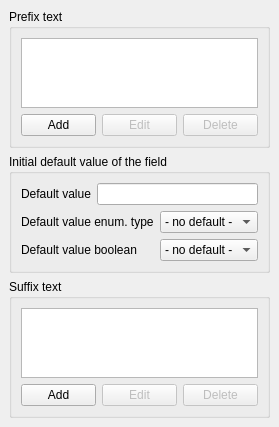
<ui version="4.0" >
 <author></author>
 <comment></comment>
 <exportmacro></exportmacro>
 <class>LiteralsPage</class>
 <widget class="QWidget" name="LiteralsPage" >
  <property name="geometry" >
   <rect>
    <x>0</x>
    <y>0</y>
    <width>215</width>
    <height>374</height>
   </rect>
  </property>
  <property name="sizePolicy" >
   <sizepolicy>
    <hsizetype>7</hsizetype>
    <vsizetype>7</vsizetype>
    <horstretch>0</horstretch>
    <verstretch>0</verstretch>
   </sizepolicy>
  </property>
  <property name="windowTitle" >
   <string>Content</string>
  </property>
  <layout class="QVBoxLayout" >
   <property name="margin" >
    <number>9</number>
   </property>
   <property name="spacing" >
    <number>6</number>
   </property>
   <item>
    <widget class="QGroupBox" name="GroupBox_IDC_STATIC5" >
     <property name="focusPolicy" >
      <enum>Qt::NoFocus</enum>
     </property>
     <property name="title" >
      <string>Prefix text</string>
     </property>
     <layout class="QVBoxLayout" >
      <property name="margin" >
       <number>9</number>
      </property>
      <property name="spacing" >
       <number>6</number>
      </property>
      <item>
       <widget class="QListWidget" name="Prefixe" >
        <property name="maximumSize" >
         <size>
          <width>16777215</width>
          <height>100</height>
         </size>
        </property>
       </widget>
      </item>
      <item>
       <layout class="QHBoxLayout" >
        <property name="margin" >
         <number>0</number>
        </property>
        <property name="spacing" >
         <number>6</number>
        </property>
        <item>
         <widget class="QPushButton" name="ADDPre" >
          <property name="sizePolicy" >
           <sizepolicy>
            <hsizetype>0</hsizetype>
            <vsizetype>0</vsizetype>
            <horstretch>0</horstretch>
            <verstretch>0</verstretch>
           </sizepolicy>
          </property>
          <property name="minimumSize" >
           <size>
            <width>1</width>
            <height>0</height>
           </size>
          </property>
          <property name="focusPolicy" >
           <enum>Qt::NoFocus</enum>
          </property>
          <property name="text" >
           <string>Add</string>
          </property>
         </widget>
        </item>
        <item>
         <widget class="QPushButton" name="EDITPre" >
          <property name="enabled" >
           <bool>false</bool>
          </property>
          <property name="sizePolicy" >
           <sizepolicy>
            <hsizetype>0</hsizetype>
            <vsizetype>0</vsizetype>
            <horstretch>0</horstretch>
            <verstretch>0</verstretch>
           </sizepolicy>
          </property>
          <property name="minimumSize" >
           <size>
            <width>1</width>
            <height>0</height>
           </size>
          </property>
          <property name="focusPolicy" >
           <enum>Qt::NoFocus</enum>
          </property>
          <property name="text" >
           <string>Edit</string>
          </property>
         </widget>
        </item>
        <item>
         <widget class="QPushButton" name="DELETEPre" >
          <property name="enabled" >
           <bool>false</bool>
          </property>
          <property name="sizePolicy" >
           <sizepolicy>
            <hsizetype>0</hsizetype>
            <vsizetype>0</vsizetype>
            <horstretch>0</horstretch>
            <verstretch>0</verstretch>
           </sizepolicy>
          </property>
          <property name="minimumSize" >
           <size>
            <width>1</width>
            <height>0</height>
           </size>
          </property>
          <property name="focusPolicy" >
           <enum>Qt::NoFocus</enum>
          </property>
          <property name="text" >
           <string>Delete</string>
          </property>
         </widget>
        </item>
       </layout>
      </item>
     </layout>
    </widget>
   </item>
   <item>
    <widget class="QGroupBox" name="GroupBox_IDC_STATIC7" >
     <property name="focusPolicy" >
      <enum>Qt::NoFocus</enum>
     </property>
     <property name="title" >
      <string>Initial default value of the field</string>
     </property>
     <layout class="QGridLayout" >
      <property name="margin" >
       <number>9</number>
      </property>
      <property name="spacing" >
       <number>6</number>
      </property>
      <item row="2" column="2" >
       <widget class="QComboBox" name="BoolDefault" >
        <item>
         <property name="text" >
          <string>- no default -</string>
         </property>
        </item>
        <item>
         <property name="text" >
          <string>false</string>
         </property>
        </item>
        <item>
         <property name="text" >
          <string>true</string>
         </property>
        </item>
       </widget>
      </item>
      <item row="1" column="2" >
       <widget class="QComboBox" name="EnumDefault" >
        <property name="sizePolicy" >
         <sizepolicy>
          <hsizetype>1</hsizetype>
          <vsizetype>0</vsizetype>
          <horstretch>0</horstretch>
          <verstretch>0</verstretch>
         </sizepolicy>
        </property>
        <property name="minimumSize" >
         <size>
          <width>1</width>
          <height>0</height>
         </size>
        </property>
        <property name="focusPolicy" >
         <enum>Qt::StrongFocus</enum>
        </property>
        <item>
         <property name="text" >
          <string>- no default -</string>
         </property>
        </item>
       </widget>
      </item>
      <item row="0" column="1" colspan="2" >
       <widget class="QLineEdit" name="Default" >
        <property name="sizePolicy" >
         <sizepolicy>
          <hsizetype>1</hsizetype>
          <vsizetype>0</vsizetype>
          <horstretch>0</horstretch>
          <verstretch>0</verstretch>
         </sizepolicy>
        </property>
        <property name="minimumSize" >
         <size>
          <width>1</width>
          <height>0</height>
         </size>
        </property>
        <property name="focusPolicy" >
         <enum>Qt::StrongFocus</enum>
        </property>
        <property name="alignment" >
         <set>Qt::AlignLeading</set>
        </property>
       </widget>
      </item>
      <item row="0" column="0" >
       <widget class="QLabel" name="Label_IDC_STATIC17" >
        <property name="minimumSize" >
         <size>
          <width>1</width>
          <height>0</height>
         </size>
        </property>
        <property name="focusPolicy" >
         <enum>Qt::NoFocus</enum>
        </property>
        <property name="text" >
         <string>Default value</string>
        </property>
        <property name="alignment" >
         <set>Qt::AlignVCenter</set>
        </property>
       </widget>
      </item>
      <item row="1" column="0" colspan="2" >
       <widget class="QLabel" name="textLabel1" >
        <property name="text" >
         <string>Default value enum. type</string>
        </property>
       </widget>
      </item>
      <item row="2" column="0" colspan="2" >
       <widget class="QLabel" name="textLabel2" >
        <property name="text" >
         <string>Default value boolean</string>
        </property>
       </widget>
      </item>
     </layout>
    </widget>
   </item>
   <item>
    <widget class="QGroupBox" name="GroupBox_IDC_STATIC6" >
     <property name="focusPolicy" >
      <enum>Qt::NoFocus</enum>
     </property>
     <property name="title" >
      <string>Suffix text</string>
     </property>
     <layout class="QVBoxLayout" >
      <property name="margin" >
       <number>9</number>
      </property>
      <property name="spacing" >
       <number>6</number>
      </property>
      <item>
       <widget class="QListWidget" name="Suffixe" >
        <property name="maximumSize" >
         <size>
          <width>16777215</width>
          <height>100</height>
         </size>
        </property>
       </widget>
      </item>
      <item>
       <layout class="QHBoxLayout" >
        <property name="margin" >
         <number>0</number>
        </property>
        <property name="spacing" >
         <number>6</number>
        </property>
        <item>
         <widget class="QPushButton" name="ADDSuf" >
          <property name="sizePolicy" >
           <sizepolicy>
            <hsizetype>0</hsizetype>
            <vsizetype>0</vsizetype>
            <horstretch>0</horstretch>
            <verstretch>0</verstretch>
           </sizepolicy>
          </property>
          <property name="minimumSize" >
           <size>
            <width>1</width>
            <height>0</height>
           </size>
          </property>
          <property name="focusPolicy" >
           <enum>Qt::NoFocus</enum>
          </property>
          <property name="text" >
           <string>Add</string>
          </property>
         </widget>
        </item>
        <item>
         <widget class="QPushButton" name="EDITSuf" >
          <property name="enabled" >
           <bool>false</bool>
          </property>
          <property name="sizePolicy" >
           <sizepolicy>
            <hsizetype>0</hsizetype>
            <vsizetype>0</vsizetype>
            <horstretch>0</horstretch>
            <verstretch>0</verstretch>
           </sizepolicy>
          </property>
          <property name="minimumSize" >
           <size>
            <width>1</width>
            <height>0</height>
           </size>
          </property>
          <property name="focusPolicy" >
           <enum>Qt::NoFocus</enum>
          </property>
          <property name="text" >
           <string>Edit</string>
          </property>
         </widget>
        </item>
        <item>
         <widget class="QPushButton" name="DELETESuf" >
          <property name="enabled" >
           <bool>false</bool>
          </property>
          <property name="sizePolicy" >
           <sizepolicy>
            <hsizetype>0</hsizetype>
            <vsizetype>0</vsizetype>
            <horstretch>0</horstretch>
            <verstretch>0</verstretch>
           </sizepolicy>
          </property>
          <property name="minimumSize" >
           <size>
            <width>1</width>
            <height>0</height>
           </size>
          </property>
          <property name="focusPolicy" >
           <enum>Qt::NoFocus</enum>
          </property>
          <property name="text" >
           <string>Delete</string>
          </property>
         </widget>
        </item>
       </layout>
      </item>
     </layout>
    </widget>
   </item>
  </layout>
 </widget>
 <layoutdefault spacing="6" margin="11" />
 <pixmapfunction></pixmapfunction>
 <resources/>
 <connections/>
</ui>
